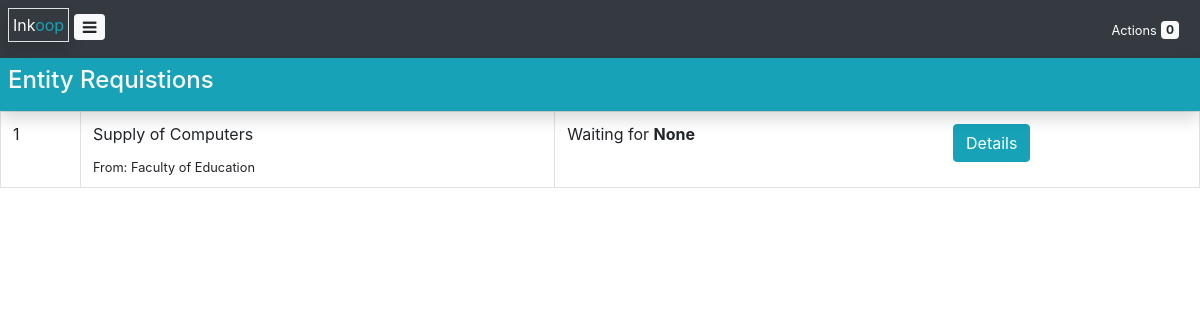
Page /initiation/entity-requistion (signed in) on the committed database.
### initiation/models.py (models this page shows, shortened)
class Requisition(models.Model):
	alt_id = models.CharField(max_length=128, null=True)
	sequence_number = models.CharField(max_length=128, null=True)
	expense = models.ForeignKey(Expense, on_delete=models.CASCADE)
	subject_of_procurement = models.CharField(max_length=128)
	procurement_type = models.ForeignKey(ProcurementType, on_delete=models.CASCADE)
	quantity = models.IntegerField()
	unit_of_measure = models.CharField(max_length=32)
	estimated_cost = models.IntegerField()
	source_of_funding = models.ForeignKey(Funder, on_delete=models.CASCADE)
	date_required_q1 = models.BooleanField(default=False)
	date_required_q2 = models.BooleanField(default=False)
	date_required_q3 = models.BooleanField(default=False)
	date_required_q4 = models.BooleanField(default=False)
	stage = models.CharField(max_length=64, default="REQUIREMENTS SPECIFICATION", null=True)
	location_of_delivery = models.CharField(max_length=128)
	file_specification = models.FileField(null=True)
	description = models.CharField(max_length=1024, null=True)
	specified_on = models.DateField(null=True)
	hod_approved_on = models.DateField(null=True)
	pdu_approved_on = models.DateField(null=True)
	ao_approved_on = models.DateField(null=True)
	incharge = models.ForeignKey(User, on_delete=models.CASCADE, related_name='incharge_requisition_set')
	initiator = models.ForeignKey(User, on_delete=models.CASCADE, related_name='initiated_requisition_set')
	user_department = models.ForeignKey(UserDepartment, on_delete=models.CASCADE)
	plan = models.ForeignKey(Plan, on_delete=models.CASCADE)

### core/models.py (models this page shows, shortened)
class UserDepartment(models.Model):
    name = models.CharField(max_length=128, unique=True)
    is_pdu = models.BooleanField(default=False)
    is_official = models.BooleanField(default=False)
    budget_sealing = models.IntegerField(default=0)
    hod = models.ForeignKey(User, null=True, on_delete=models.CASCADE)
    sub_programme = models.ForeignKey(SubProgramme, null=True, on_delete=models.CASCADE)
    def __str__(self):
        return self.name

### guards.py (the view)
	def wrapper(*args, **kwargs):
		request = args[0]
		user = get_user(request)
		if user.profile.is_in_pdu:
			return func(*args, **kwargs)
		else:
			messages.error(request, "Only P.D.U members allowed!", extra_tags="danger")
			return redirect('core:index')
		return func(*args, **kwargs)

### context_processors.py (called while the page is built)
def entity(request):
	return {
		"entity_name": settings.ENTITY_NAME,
		"entity_code": settings.ENTITY_CODE,
		"FY": settings.FINANCIAL_YEAR,
		"FY_start": settings.FY_START_DATE,
		"FY_stop": settings.FY_STOP_DATE,
	}

### core/context_processors.py (called while the page is built)
def timing(request):
	planning_process = Timing.objects.get(process="Planning")
	initiation_process = Timing.objects.get(process="Initiation")
	current_process = get_current_process()
	time_format = "M, d yy H:i"
	date_format = "F d, Y"
	return {
		"planning_process": planning_process,
		"initiation_process": initiation_process,
		"current_process": current_process,
		"time_format": time_format,
		"date_format": date_format
	}

def user_profile(request):
	user = get_user(request)
	kwargs = {"ao": get_ao()}
	if user.is_authenticated:
		kwargs["profile"] = user.profile
		kwargs["user_department"] = kwargs["profile"].user_department
		kwargs["pdu_head"] = get_pdu_head()
	return kwargs

def actions(request):
	user = get_user(request)
	if user.is_authenticated:
		kwargs = {
			"plan_actions":user.incharge_plan_set.filter(consolidated_on=None),
			"requisition_actions":user.incharge_requisition_set.filter(ao_approved_on=None),
			"pdu_actions":[],
			"ao_actions":[]
		}
		kwargs["action_count"] = kwargs["plan_actions"].count() + kwargs["requisition_actions"].count() + len(kwargs["pdu_actions"]) + len(kwargs["ao_actions"])
		return kwargs
	return {}

### core/models.py (called while the page is built)
    def is_valid(self):
        if self.start and self.stop and self.submission_deadline:
            if self.start < self.submission_deadline <= self.stop:
                return True
        return False

### guards.py (called while the page is built)
def only_pdu_member_allowed(func):
	def wrapper(*args, **kwargs):
		request = args[0]
		user = get_user(request)
		if user.profile.is_in_pdu:
			return func(*args, **kwargs)
		else:
			messages.error(request, "Only P.D.U members allowed!", extra_tags="danger")
			return redirect('core:index')
		return func(*args, **kwargs)
	return wrapper

### initiation/views/entity_requisition.py (called while the page is built)
@only_pdu_member_allowed
def get_entity_requisitions(request):
	entity_requisitions = Requisition.objects.exclude(hod_approved_on=None)
	context = {"entity_requisitions":entity_requisitions}
	return render(request, 'entity-requisition/entity-requisitions.html', context)

### templatetags/app_tags.py (called while the page is built)
@register.filter(name="currency")
def currency(value):
	if isinstance(value, int):
		return f'{value:,} {settings.CURRENCY}'
	return value

### utils.py (called while the page is built)
def get_pdu_head():
	pdu = UserDepartment.objects.get(is_pdu=True)
	return pdu.hod

def get_ao():
	ao = Profile.objects.get(is_ao=True)
	return ao.user

### initiation/templates/entity-requisition/entity-requisitions.html
{% extends 'user-base.html' %}
{% block content %}
<div class="container-fluid p-0">
    <div class="bg-info p-2 shadow fixed d-flex">
        <div class="flex-fill m-auto">
            <h4 class="text-light">Entity Requistions</h4>
        </div>
    </div>
    <table class="table table-responsive-sm border">
        <tbody>
            {% for requisition in entity_requisitions %}
                <tr>
                    <td>{{ requisition.id }}</td>
                    <td class="border m-auto">
                        <p>{{ requisition.subject_of_procurement }}</p>
                        <small>From: {{requisition.user_department}}</small>
                    </td>
                    <td> Waiting for <strong>{{ requisition.stage }}</strong> </td>
                    <td><a href="{% url 'initiation:get_requisition' requisition_id=requisition.id %}" class='btn btn-info'>Details</a></td>
                </tr>
            {% empty %}
                <div class="container" align="center">
                    <label class="display-4 text-muted">No requisitions!</label>
                </div>
            {% endfor %}
        </tbody>
    </table>
</div>
{% endblock %}

### static/css/style.css (style rules this page uses)
.fixed { position: sticky; top:0; z-index:100; }
a { text-decoration: none; }

### rows in the picture
Requisition: id "1", subject_of_procurement "Supply of Computers", user_department "Faculty of Education", stage "None"

### other values in the picture
{{ action_count }} "0"
